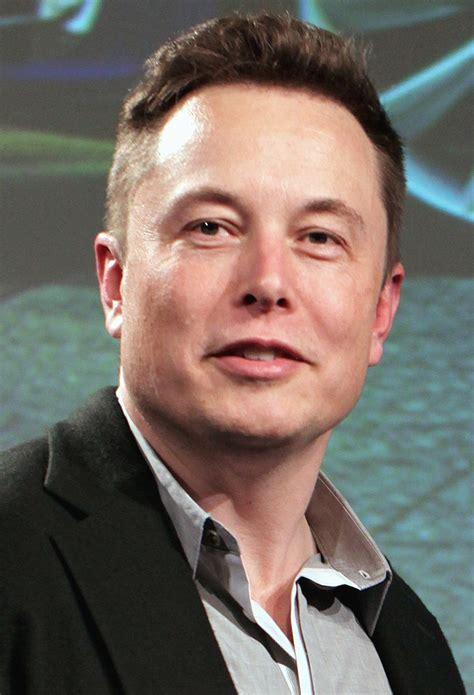
#> input picture musk0.jpg, 474 x 695 px
$ python method2_loop.py
#> lines starting #> are read from the running program, lines starting #| are printed output that depends on the picture; pictures that were not available may be replaced by others from this repository, and a replacement may not be noted
import numpy as np
import cv2 as cv
import matplotlib.pyplot as plt
for i in range(1,150):
    img1 = cv.imread('musk0.jpg',cv.IMREAD_GRAYSCALE)          # queryImage
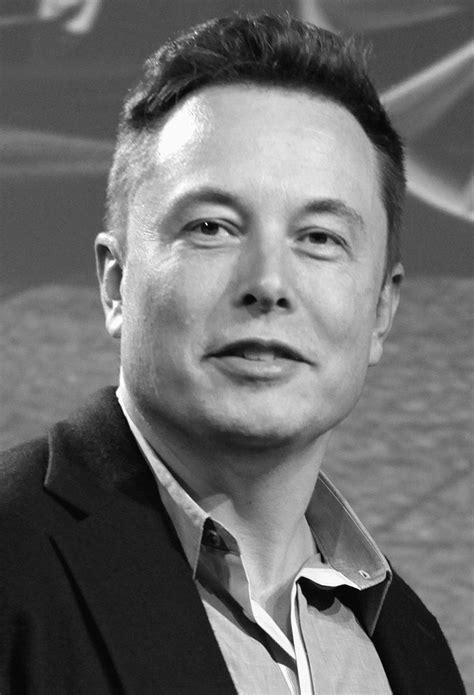
#> img1: shape (695, 474); min 0, max 255, mean 108.4
    print('donald trump speech' + str(i + 100) + '.jpg')
    img2 = cv.imread('donald trump speech' + str(i + 100) + '.jpg',cv.IMREAD_GRAYSCALE) # trainImage
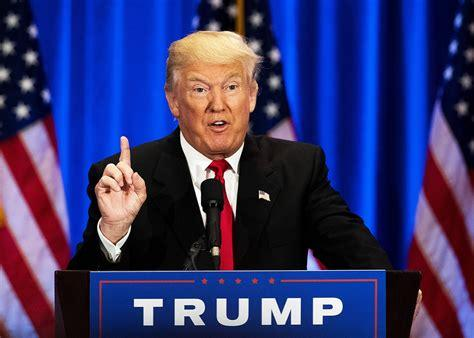
#> input picture donald trump speech101.jpg, 474 x 338 px
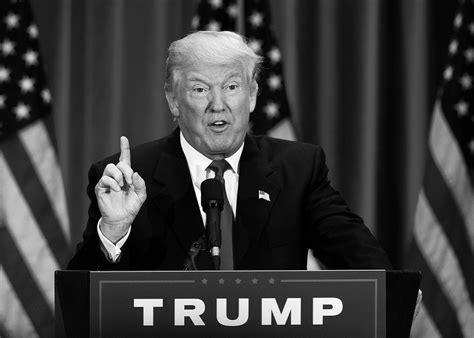
#> img2: shape (338, 474); min 0, max 255, mean 59
    print('here')
    # Initiate SIFT detector
    sift = cv.SIFT_create()
    # find the keypoints and descriptors with SIFT
    kp1, des1 = sift.detectAndCompute(img1,None)
#> kp1 = 687 keypoints; strongest (x, y, size): (328, 577, 15.3), (304, 583, 8.7), (318, 597, 18.6), (292, 641, 3.3)
    kp2, des2 = sift.detectAndCompute(img2,None)
#> kp2 = 484 keypoints; strongest (x, y, size): (203, 215, 3.8), (266, 196, 5), (201, 208, 2.3), (420, 291, 2.2)
    # BFMatcher with default params
    bf = cv.BFMatcher()
    matches = bf.knnMatch(des1,des2,k=2)
#> matches = 687 matches
    # Apply ratio test
    good = []
    for m,n in matches:
        if m.distance < 0.75*n.distance:
            good.append([m])
#> after the loop, good = 27 matches
    # cv.drawMatchesKnn expects list of lists as matches.
    print(len(good))
#| 27
    img3 = cv.drawMatchesKnn(img1,kp1,img2,kp2,good,None,flags=cv.DrawMatchesFlags_NOT_DRAW_SINGLE_POINTS)
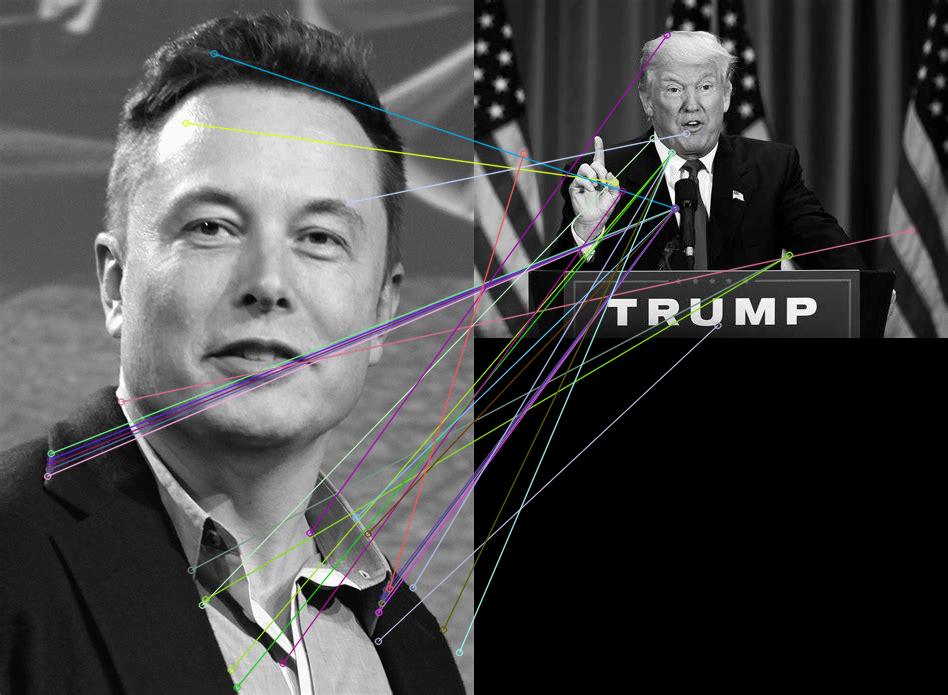
#> img3: shape (695, 948, 3); mean of channels 0, 1, 2 70.4, 70.3, 70.4; drawn as B, G, R
    plt.imshow(img3),plt.show()
#> pass 2 of the loop `for i in range(1,150):`:
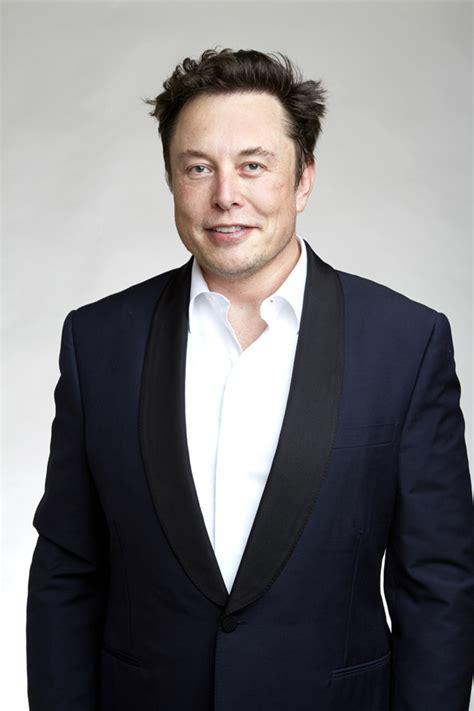
#> input picture musk1.jpg, 474 x 711 px, given in place of donald trump speech102.jpg, which was not available
#> `img2 = cv.imread('donald trump speech' + str(i + 100) + '.jpg',cv.IMRE..`:
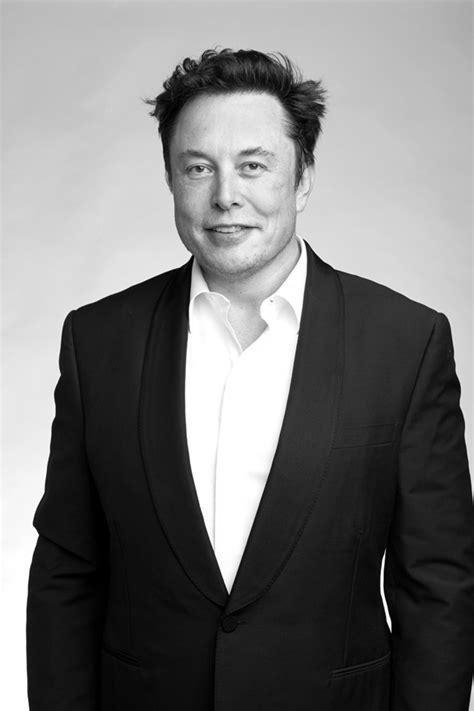
#> img2: shape (711, 474); min 0, max 255, mean 119.7
#> kp2 = 317 keypoints; strongest (x, y, size): (122, 363, 91.7), (305, 242, 2), (172, 106, 28), (305, 118, 31)
#> after the loop `for m,n in matches:`: good = 23 matches
#| 23
#> `img3 = cv.drawMatchesKnn(img1,kp1,img2,kp2,good,None,flags=cv.DrawMatc..`:
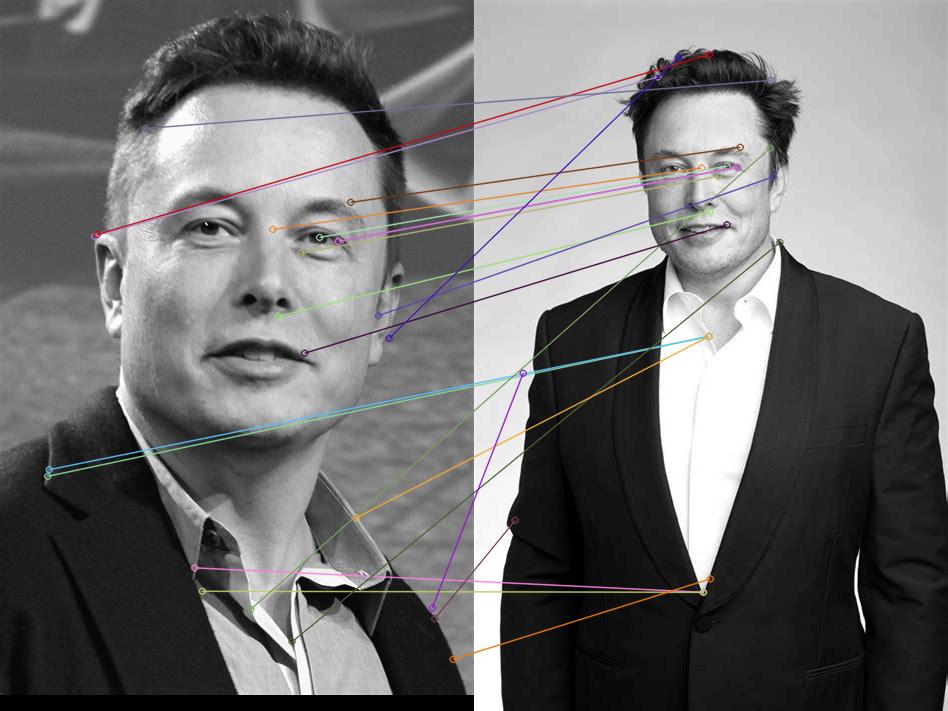
#> img3: shape (711, 948, 3); mean of channels 0, 1, 2 112.6, 112.5, 113.1; drawn as B, G, R
#> (the run stopped early here; a loop or call above may not have finished)
